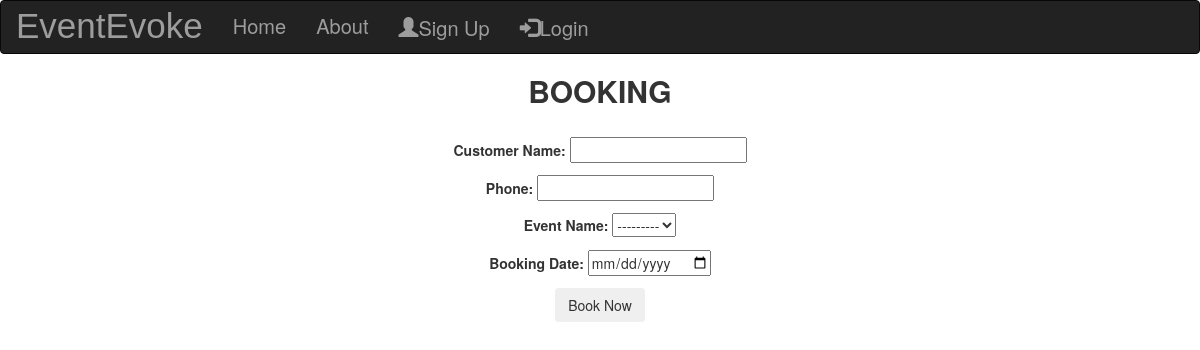
/booking/, run on an earlier commit of the app's database.
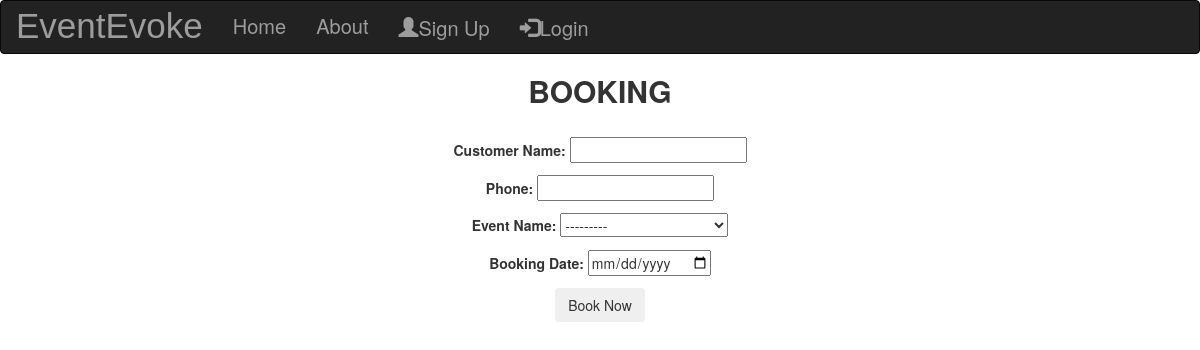
And on a later commit of the database.
### eventapp/models.py (models this page shows)
class Event(models.Model):
    img=models.ImageField(upload_to="pic")
    name=models.CharField(max_length=50)
    desc=models.CharField(max_length=100)
    def __str__(self):
        return self.name

### eventapp/views.py (the view)
# urls.py: path('booking/',views.booking,name='booking'),
def booking(request):
    if request.method=='POST':
        form=BookingForm(request.POST)
        if form.is_valid():
            form.save()
            return redirect('/')
    form=BookingForm()
    dict_form={
        'form':form
    }
    return render(request,'booking.html',dict_form)

### eventapp/forms.py
class BookingForm(forms.ModelForm):
    class Meta:
        model=Booking
        fields='__all__'
        widgets={
            'booking_date':DateInput(),
        }
        labels={
            'cus_name':"Customer Name:",
            'cus_ph':"Phone:",
            'name':"Event Name",
            'booking_date':"Booking Date",
        }

### template/booking.html (shortened to what this page needs)
{% extends 'base.html' %}
{%block content%}
<div class="container p-3 text-center">
<h2 class="text-center"><b>BOOKING</b></h2><br>
<form action="" method="POST">
    {{form.as_p}}
<button class="btn">Book Now</button>
</form>
</div>
{% endblock %}

### template/base.html (shortened to what this page needs)
<!DOCTYPE html>
<html lang="en">
<head>
    <link rel="stylesheet" href="https://maxcdn.bootstrapcdn.com/bootstrap/3.4.1/css/bootstrap.min.css">
    <link href="https://cdnjs.cloudflare.com/ajax/libs/font-awesome/5.15.0/css/all.min.css" rel="stylesheet">
</head>
<body>
    <nav class="navbar navbar-inverse">
        <div class="container-fluid">
            <div class="navbar-header">
                <a class="navbar-brand" href="#">EventEvoke</a>
            </div>
            <ul class="nav navbar-nav">
                <li class=""active><a href="{% url 'index' %}">Home</a></li>
                <li><a href="{% url 'about' %}">About</a></li>
                {% if user.is_authenticated %}
                <li><a href="{% url 'events' %}">Events</a></li>
                <li><a href="{% url 'booking' %}">Booking</a></li>
                <li><a href="{% url 'contact' %}">Contact</a></li>
                <li><a href="{% url 'logout' %}"><span class="glyphicon glyphicon-log-out"></span>LogOut</a></li>
            </ul>
            {% else %}
            <ul class="nav navbar-nav navbar-right">
                <li><a href="{% url 'register' %}"><span class="glyphicon glyphicon-user"></span>Sign Up</a></li>
                <li><a href="{% url 'login' %}"><span class="glyphicon glyphicon-log-in"></span>Login</a></li>
            {% endif %}
          </ul>
        </div>
    </nav>
    {%block content%}
    {% endblock %}
</body>
</html>

### template/base.html (style rules this page uses)
.navbar { margin-bottom: 0px; }
.nav li a { color: rgb(23, 152, 244); font-size: 20px; }
.navbar-brand { color: rgb(200, 23, 244); font-size: 35px; font-family: Impact, Haettenschweiler, 'Arial Narrow Bold', sans-serif; }

What changed in the data, as far as the page shows it:
added Event: name "---------"
Also different on the page:
form field name: "---------" → (not shown)
